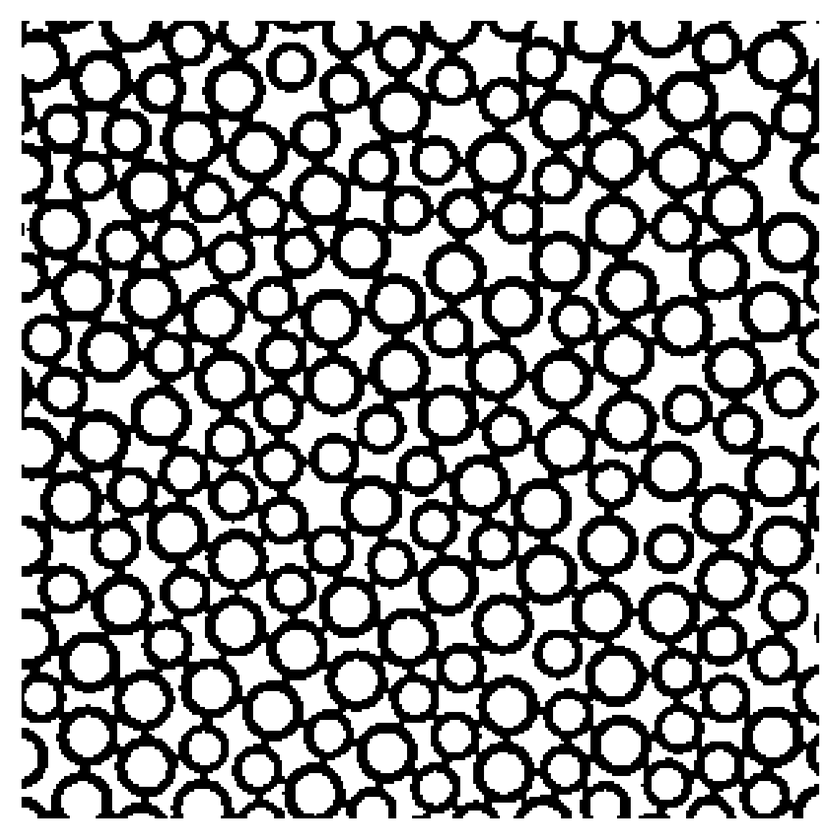
#> input picture img_seg_brute.png, 840 x 840 px, shrunk from 1168 x 1168 before the run
$ jupyter execute Watershed.ipynb   (shell and % lines are left out)
#> lines starting #> are read from the running program, lines starting #| are printed output that depends on the picture; after the words box and inside, x2 and y2 are one past the last pixel; in counts of white or black regions, pixels touching at a corner belong together
[cell 1]
#Importation des librairies, mode qt pour afficher des fenêtres flottantes
import matplotlib.pyplot as plt
import numpy as np
import scipy.ndimage as ndi
from skimage import io, morphology
from skimage.measure import regionprops
from skimage.segmentation import watershed

# Lecture de l'image
image = io.imread('./img_seg_brute.png', as_gray = True)
#> image is the input picture: shape (840, 840) float64; min 0, max 1, mean 0.603

# Calcul des distances à l'arrière-plan
distance = ndi.distance_transform_edt(image)
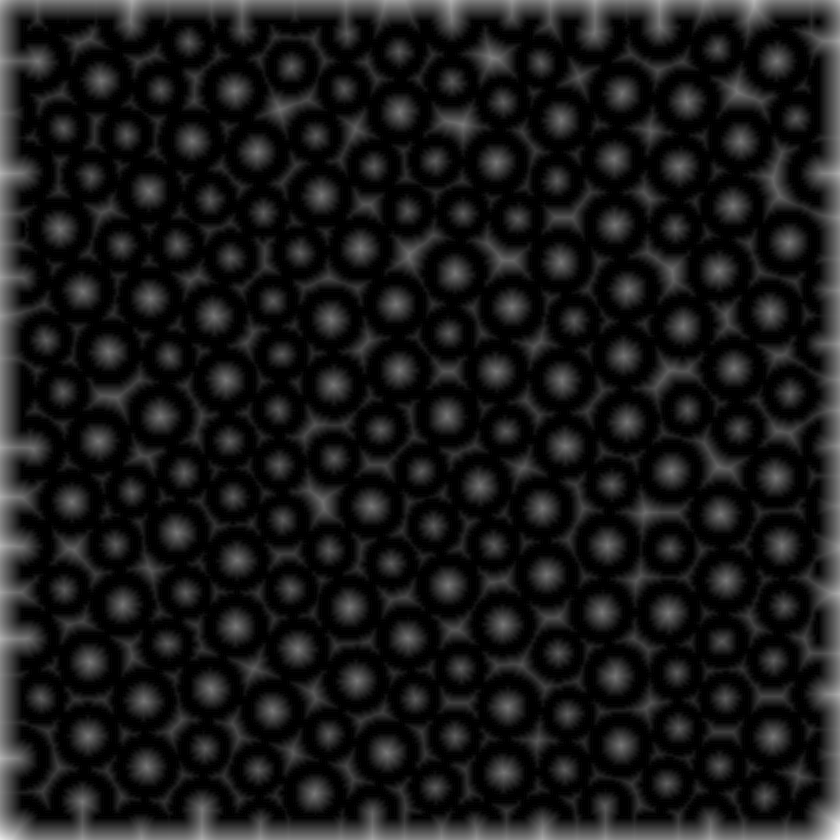
#> distance: shape (840, 840) float64; min 0, max 43.05, mean 4.4; drawn with min black and max white
# Détermination des extrema locaux
l_min = morphology.local_minima(-distance)
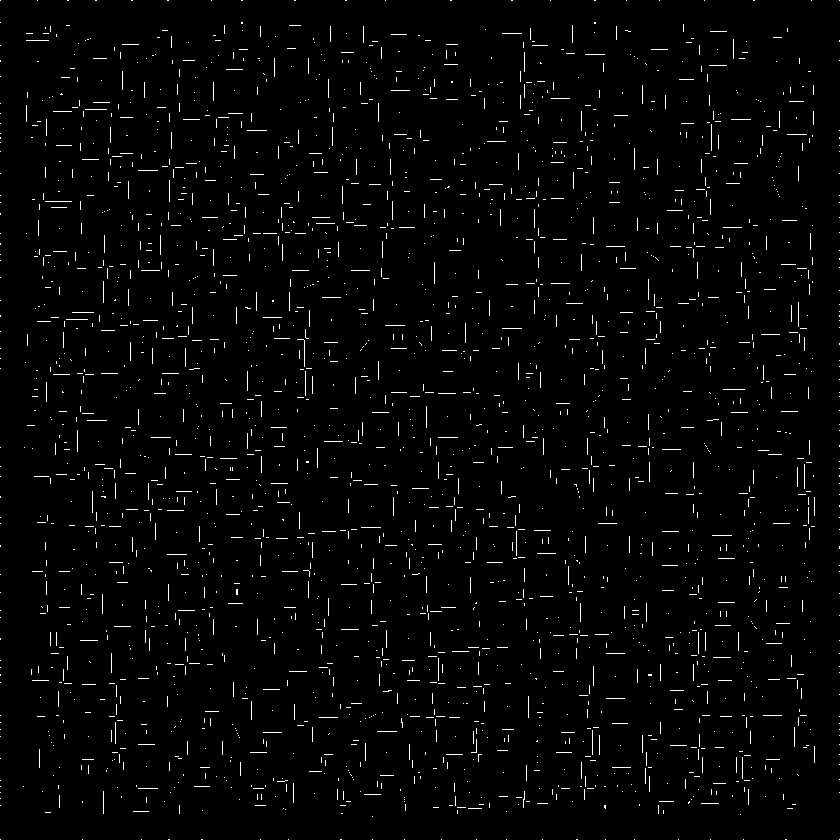
#> l_min: shape (840, 840) bool; 2.1% white in thin lines or dots
# Labellisation des marqueurs
markers, _ = ndi.label(l_min)
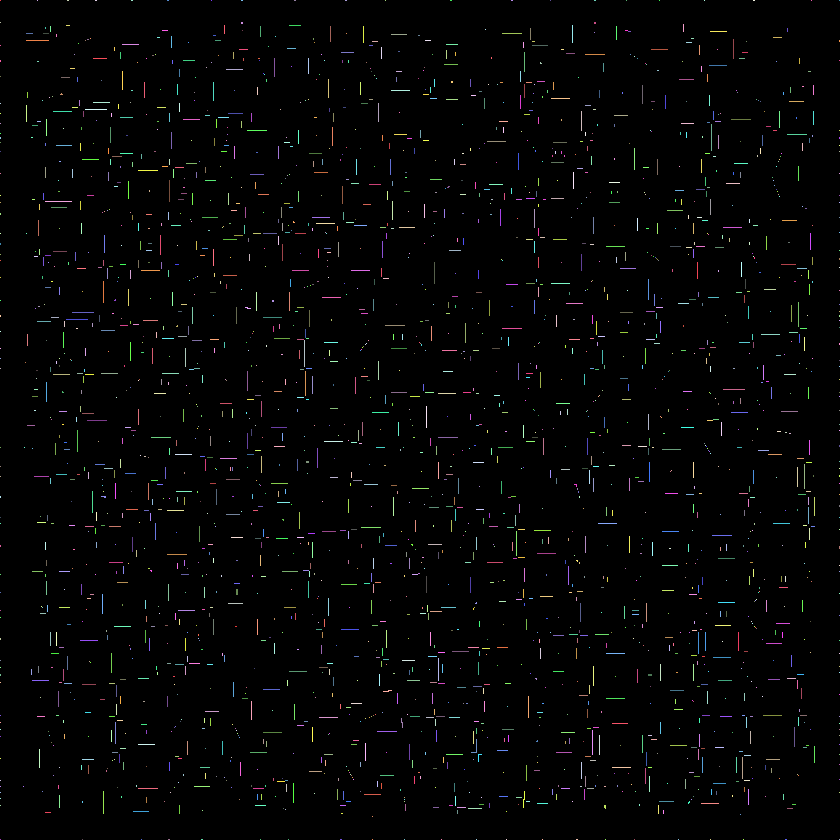
#> markers: shape (840, 840) int32; 2493 distinct labels, from 0 to 2492; one colour per label, 0 black

# Création des bassins
labels = watershed(image, markers = markers, mask = image)
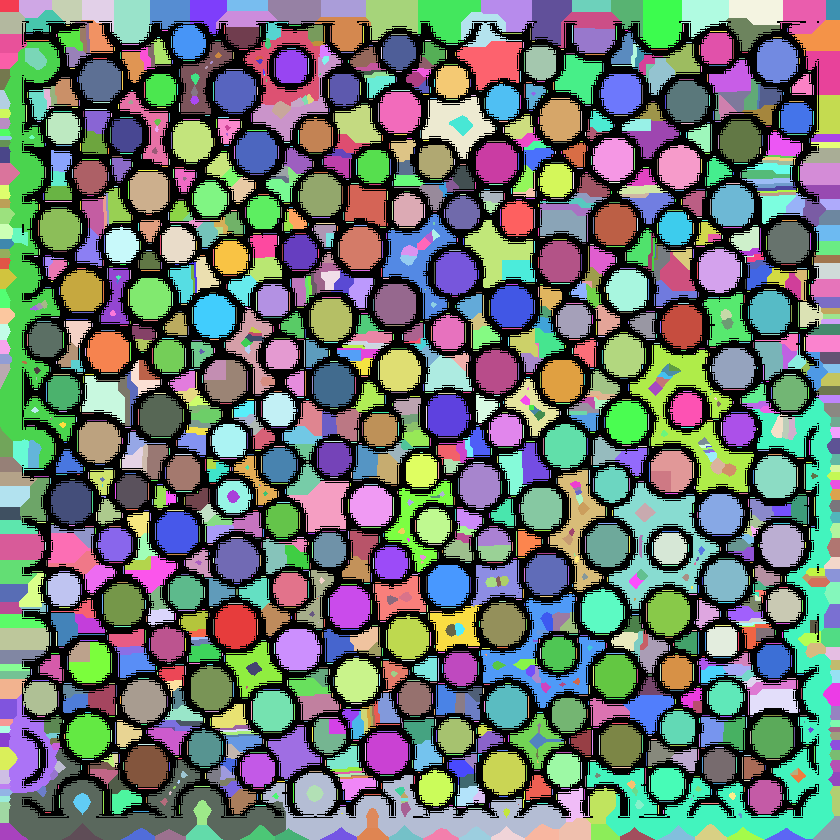
#> labels: shape (840, 840) int32; 2493 distinct labels, from 0 to 2492; one colour per label, 0 black

# Deuxième labellisation pour fusionner les bassins adjacents
labels, _ = ndi.label(labels)
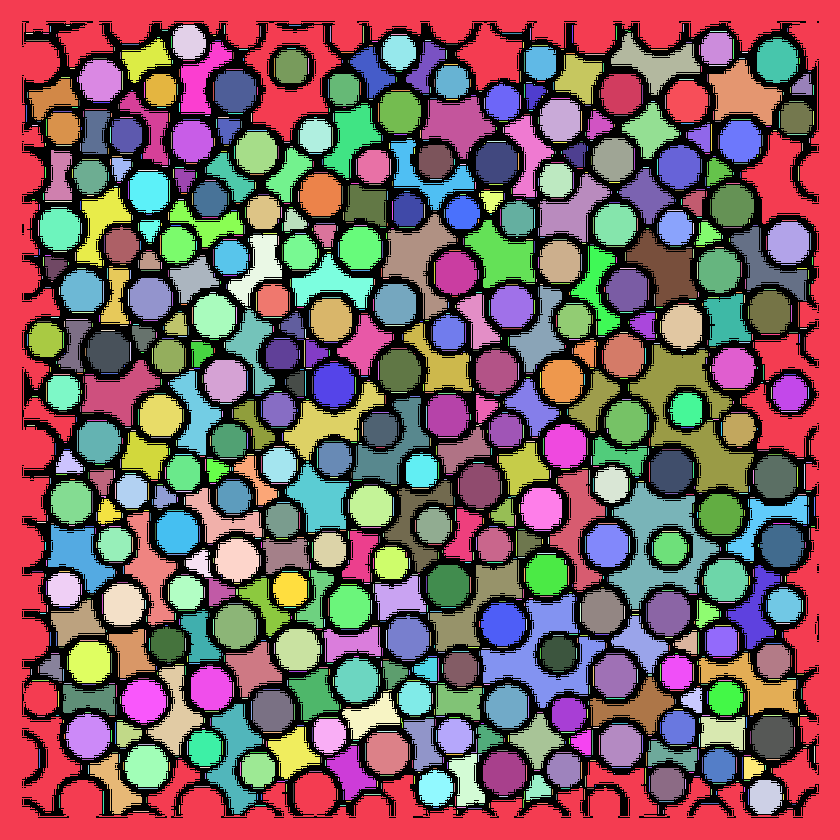
#> labels: shape (840, 840) int32; 1775 distinct labels, from 0 to 1774; one colour per label, 0 black

# Affichage
plt.imshow(labels, cmap = plt.cm.nipy_spectral)

# Récupération des propriétés des bassins créés (régions)
regions = regionprops(labels)
#> regions = 1774 regions; largest, box (x1, y1, x2, y2) and area: (0, 0, 840, 840) 132165, (630, 345, 754, 492) 6432, (609, 483, 719, 609) 5349, (481, 594, 605, 708) 4914, (383, 214, 456, 319) 3118

# Aire de la région 10 par exemple
regions[10].area
#> Out = 17
